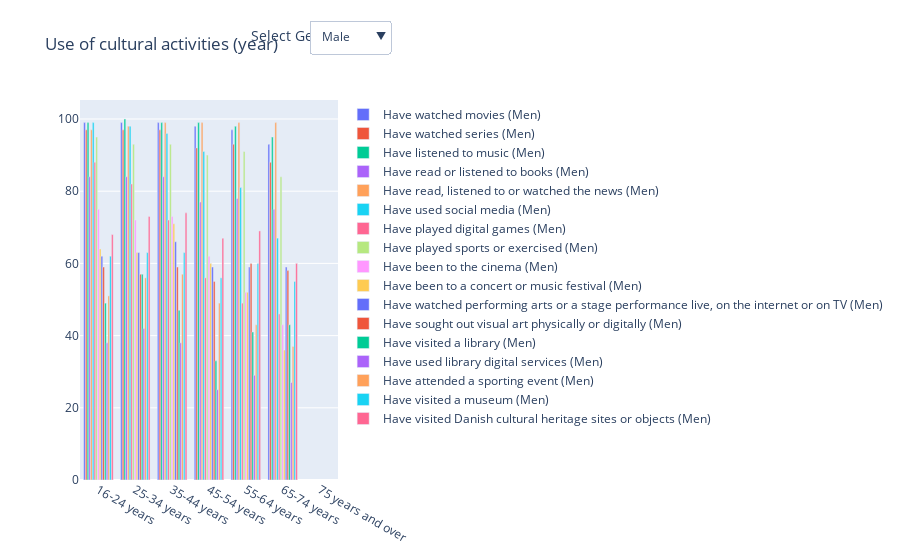

Write notebook code for a chart like this one.
### Code cell
import plotly.graph_objects as go

df = full_df[full_df['source_file']=='KV2AHOV']

# separate data into men and woen
df_m = df[df['sex']=='Men']
df_f = df[df['sex']=='Women']

fig = go.Figure()

# add traces to figure 
men_trace_ids = []
for ans in df_m['answer'].unique():
    sub = df_m[df_m['answer'] == ans]
    men_trace_ids.append(len(fig.data))
    fig.add_bar(x=sub['age'], y=sub['percentage'], name=f"{ans} (Men)")

women_trace_ids = []
for ans in df_f['answer'].unique():
    sub = df_f[df_f['answer'] == ans]
    women_trace_ids.append(len(fig.data))
    fig.add_bar(x=sub['age'], y=sub['percentage'], name=f"{ans} (Women)", visible=False)

n_total = len(fig.data)

men_visible   = [i in men_trace_ids   for i in range(n_total)]
women_visible = [i in women_trace_ids for i in range(n_total)]

fig.update_layout(
    updatemenus=[
        dict(
            buttons=[
                dict(label="Male",   method="update", args=[{"visible": men_visible}]),
                dict(label="Female", method="update", args=[{"visible": women_visible}])
            ],
            direction="down",
            x=1.2,
            y=1.21
        )
    ],

    annotations=[
        dict(
            text="Select Gender:",
            x=1.05,                 
            y=1.20,                 
            xref="paper",
            yref="paper",
            showarrow=False,
            align="left",
            font=dict(size=14)
        )
    ]
)
fig.update_layout(title="Use of cultural activities (year)")
fig.show()

### Figure 1 — Plotly figure (JSON) as saved in the notebook; plotly's stock layout.template omitted (floating-point values rounded to 4 significant figures)
{"data": [{"name": "Have watched movies (Men)", "type": "bar", "x": ["16-24 years", "25-34 years", "35-44 years", "45-54 years", "55-64 years", "65-74 years", "75 years and over"], "y": [99.0, 99.0, 99.0, 98.0, 97.0, 93.0, NaN]}, {"name": "Have watched series (Men)", "type": "bar", "x": ["16-24 years", "25-34 years", "35-44 years", "45-54 years", "55-64 years", "65-74 years", "75 years and over"], "y": [97.0, 97.0, 97.0, 92.0, 93.0, 88.0, NaN]}, {"name": "Have listened to music (Men)", "type": "bar", "x": ["16-24 years", "25-34 years", "35-44 years", "45-54 years", "55-64 years", "65-74 years", "75 years and over"], "y": [99.0, 100.0, 99.0, 99.0, 98.0, 95.0, NaN]}, {"name": "Have read or listened to books (Men)", "type": "bar", "x": ["16-24 years", "25-34 years", "35-44 years", "45-54 years", "55-64 years", "65-74 years", "75 years and over"], "y": [84.0, 84.0, 84.0, 77.0, 78.0, 75.0, NaN]}, {"name": "Have read, listened to or watched the news (Men)", "type": "bar", "x": ["16-24 years", "25-34 years", "35-44 years", "45-54 years", "55-64 years", "65-74 years", "75 years and over"], "y": [97.0, 98.0, 99.0, 99.0, 99.0, 99.0, NaN]}, {"name": "Have used social media (Men)", "type": "bar", "x": ["16-24 years", "25-34 years", "35-44 years", "45-54 years", "55-64 years", "65-74 years", "75 years and over"], "y": [99.0, 98.0, 96.0, 91.0, 81.0, 67.0, NaN]}, {"name": "Have played digital games (Men)", "type": "bar", "x": ["16-24 years", "25-34 years", "35-44 years", "45-54 years", "55-64 years", "65-74 years", "75 years and over"], "y": [88.0, 82.0, 72.0, 56.0, 49.0, 46.0, NaN]}, {"name": "Have played sports or exercised (Men)", "type": "bar", "x": ["16-24 years", "25-34 years", "35-44 years", "45-54 years", "55-64 years", "65-74 years", "75 years and over"], "y": [95.0, 93.0, 93.0, 90.0, 91.0, 84.0, NaN]}, {"name": "Have been to the cinema (Men)", "type": "bar", "x": ["16-24 years", "25-34 years", "35-44 years", "45-54 years", "55-64 years", "65-74 years", "75 years and over"], "y": [75.0, 72.0, 73.0, 62.0, 52.0, 43.0, NaN]}, {"name": "Have been to a concert or music festival (Men)", "type": "bar", "x": ["16-24 years", "25-34 years", "35-44 years", "45-54 years", "55-64 years", "65-74 years", "75 years and over"], "y": [64.0, 63.0, 71.0, 60.0, 52.0, 36.0, NaN]}, {"name": "Have watched performing arts or a stage performance live, on the internet or on TV (Men)", "type": "bar", "x": ["16-24 years", "25-34 years", "35-44 years", "45-54 years", "55-64 years", "65-74 years", "75 years and over"], "y": [62.0, 63.0, 66.0, 59.0, 59.0, 59.0, NaN]}, {"name": "Have sought out visual art physically or digitally (Men)", "type": "bar", "x": ["16-24 years", "25-34 years", "35-44 years", "45-54 years", "55-64 years", "65-74 years", "75 years and over"], "y": [59.0, 57.0, 59.0, 55.0, 60.0, 58.0, NaN]}, {"name": "Have visited a library (Men)", "type": "bar", "x": ["16-24 years", "25-34 years", "35-44 years", "45-54 years", "55-64 years", "65-74 years", "75 years and over"], "y": [49.0, 57.0, 47.0, 33.0, 41.0, 43.0, NaN]}, {"name": "Have used library digital services (Men)", "type": "bar", "x": ["16-24 years", "25-34 years", "35-44 years", "45-54 years", "55-64 years", "65-74 years", "75 years and over"], "y": [38.0, 42.0, 38.0, 25.0, 29.0, 27.0, NaN]}, {"name": "Have attended a sporting event (Men)", "type": "bar", "x": ["16-24 years", "25-34 years", "35-44 years", "45-54 years", "55-64 years", "65-74 years", "75 years and over"], "y": [51.0, 56.0, 57.0, 49.0, 43.0, 37.0, NaN]}, {"name": "Have visited a museum (Men)", "type": "bar", "x": ["16-24 years", "25-34 years", "35-44 years", "45-54 years", "55-64 years", "65-74 years", "75 years and over"], "y": [62.0, 63.0, 63.0, 56.0, 60.0, 55.0, NaN]}, {"name": "Have visited Danish cultural heritage sites or objects (Men)", "type": "bar", "x": ["16-24 years", "25-34 years", "35-44 years", "45-54 years", "55-64 years", "65-74 years", "75 years and over"], "y": [68.0, 73.0, 74.0, 67.0, 69.0, 60.0, NaN]}, {"name": "Have watched movies (Women)", "type": "bar", "visible": false, "x": ["16-24 years", "25-34 years", "35-44 years", "45-54 years", "55-64 years", "65-74 years", "75 years and over"], "y": [99.0, 99.0, 99.0, 99.0, 98.0, 93.0, NaN]}, {"name": "Have watched series (Women)", "type": "bar", "visible": false, "x": ["16-24 years", "25-34 years", "35-44 years", "45-54 years", "55-64 years", "65-74 years", "75 years and over"], "y": [99.0, 98.0, 98.0, 97.0, 96.0, 89.0, NaN]}, {"name": "Have listened to music (Women)", "type": "bar", "visible": false, "x": ["16-24 years", "25-34 years", "35-44 years", "45-54 years", "55-64 years", "65-74 years", "75 years and over"], "y": [100.0, 100.0, 99.0, 99.0, 98.0, 94.0, NaN]}, {"name": "Have read or listened to books (Women)", "type": "bar", "visible": false, "x": ["16-24 years", "25-34 years", "35-44 years", "45-54 years", "55-64 years", "65-74 years", "75 years and over"], "y": [93.0, 93.0, 92.0, 89.0, 88.0, 83.0, NaN]}, {"name": "Have read, listened to or watched the news (Women)", "type": "bar", "visible": false, "x": ["16-24 years", "25-34 years", "35-44 years", "45-54 years", "55-64 years", "65-74 years", "75 years and over"], "y": [99.0, 99.0, 99.0, 99.0, 99.0, 99.0, NaN]}, {"name": "Have used social media (Women)", "type": "bar", "visible": false, "x": ["16-24 years", "25-34 years", "35-44 years", "45-54 years", "55-64 years", "65-74 years", "75 years and over"], "y": [100.0, 99.0, 98.0, 96.0, 88.0, 67.0, NaN]}, {"name": "Have played digital games (Women)", "type": "bar", "visible": false, "x": ["16-24 years", "25-34 years", "35-44 years", "45-54 years", "55-64 years", "65-74 years", "75 years and over"], "y": [76.0, 73.0, 69.0, 65.0, 63.0, 49.0, NaN]}, {"name": "Have played sports or exercised (Women)", "type": "bar", "visible": false, "x": ["16-24 years", "25-34 years", "35-44 years", "45-54 years", "55-64 years", "65-74 years", "75 years and over"], "y": [96.0, 94.0, 95.0, 94.0, 94.0, 87.0, NaN]}, {"name": "Have been to the cinema (Women)", "type": "bar", "visible": false, "x": ["16-24 years", "25-34 years", "35-44 years", "45-54 years", "55-64 years", "65-74 years", "75 years and over"], "y": [77.0, 76.0, 74.0, 67.0, 62.0, 50.0, NaN]}, {"name": "Have been to a concert or music festival (Women)", "type": "bar", "visible": false, "x": ["16-24 years", "25-34 years", "35-44 years", "45-54 years", "55-64 years", "65-74 years", "75 years and over"], "y": [72.0, 65.0, 67.0, 64.0, 56.0, 40.0, NaN]}, {"name": "Have watched performing arts or a stage performance live, on the internet or on TV (Women)", "type": "bar", "visible": false, "x": ["16-24 years", "25-34 years", "35-44 years", "45-54 years", "55-64 years", "65-74 years", "75 years and over"], "y": [69.0, 69.0, 70.0, 68.0, 69.0, 65.0, NaN]}, {"name": "Have sought out visual art physically or digitally (Women)", "type": "bar", "visible": false, "x": ["16-24 years", "25-34 years", "35-44 years", "45-54 years", "55-64 years", "65-74 years", "75 years and over"], "y": [66.0, 65.0, 64.0, 66.0, 69.0, 63.0, NaN]}, {"name": "Have visited a library (Women)", "type": "bar", "visible": false, "x": ["16-24 years", "25-34 years", "35-44 years", "45-54 years", "55-64 years", "65-74 years", "75 years and over"], "y": [70.0, 70.0, 56.0, 46.0, 51.0, 47.0, NaN]}, {"name": "Have used library digital services (Women)", "type": "bar", "visible": false, "x": ["16-24 years", "25-34 years", "35-44 years", "45-54 years", "55-64 years", "65-74 years", "75 years and over"], "y": [56.0, 57.0, 50.0, 39.0, 39.0, 32.0, NaN]}, {"name": "Have attended a sporting event (Women)", "type": "bar", "visible": false, "x": ["16-24 years", "25-34 years", "35-44 years", "45-54 years", "55-64 years", "65-74 years", "75 years and over"], "y": [42.0, 39.0, 38.0, 32.0, 30.0, 19.0, NaN]}, {"name": "Have visited a museum (Women)", "type": "bar", "visible": false, "x": ["16-24 years", "25-34 years", "35-44 years", "45-54 years", "55-64 years", "65-74 years", "75 years and over"], "y": [66.0, 67.0, 62.0, 62.0, 65.0, 57.0, NaN]}, {"name": "Have visited Danish cultural heritage sites or objects (Women)", "type": "bar", "visible": false, "x": ["16-24 years", "25-34 years", "35-44 years", "45-54 years", "55-64 years", "65-74 years", "75 years and over"], "y": [69.0, 72.0, 68.0, 68.0, 70.0, 53.0, NaN]}], "layout": {"annotations": [{"align": "left", "font": {"size": 14}, "showarrow": false, "text": "Select Gender:", "x": 1.05, "xref": "paper", "y": 1.2, "yref": "paper"}], "title": {"text": "Use of cultural activities (year)"}, "updatemenus": [{"buttons": [{"args": [{"visible": [true, true, true, true, true, true, true, true, true, true, true, true, true, true, true, true, true, false, false, false, false, false, false, false, false, false, false, false, false, false, false, false, false, false]}], "label": "Male", "method": "update"}, {"args": [{"visible": [false, false, false, false, false, false, false, false, false, false, false, false, false, false, false, false, false, true, true, true, true, true, true, true, true, true, true, true, true, true, true, true, true, true]}], "label": "Female", "method": "update"}], "direction": "down", "x": 1.2, "y": 1.21}]}}
